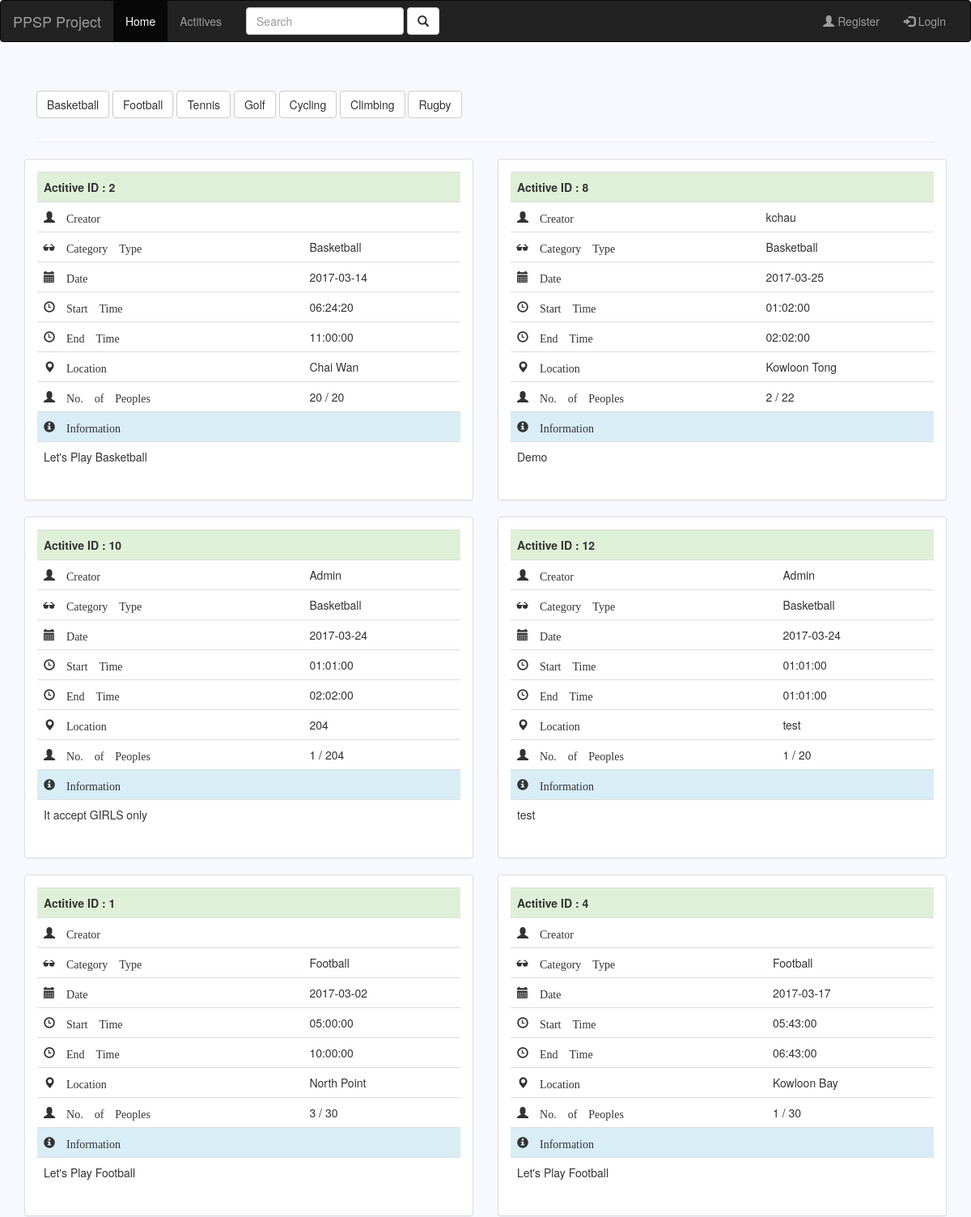
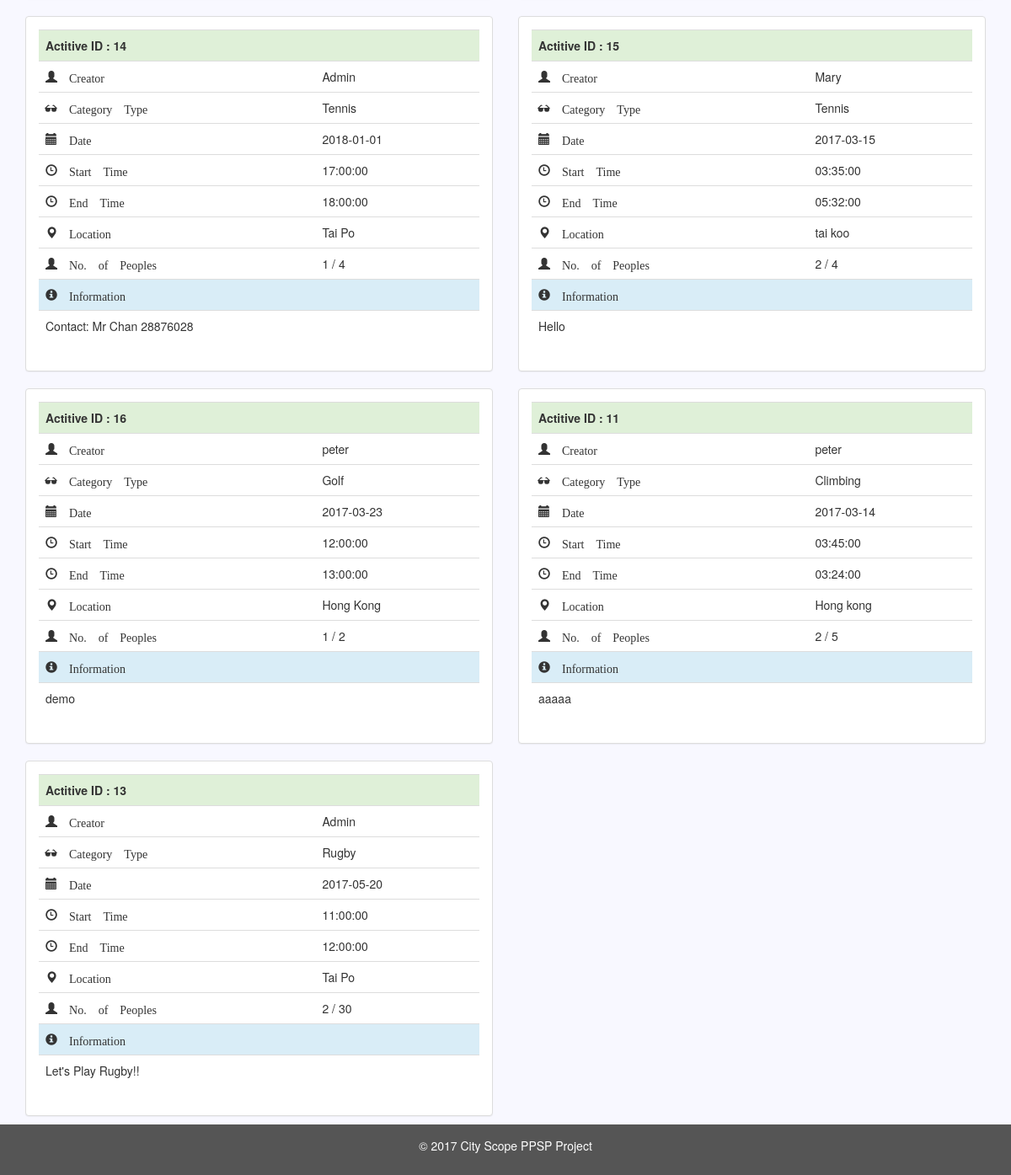
The app's page /index.php/actitives with its own data (2 pictures, top to bottom).
### tables this page shows
CREATE TABLE `actitive` (
  `ACT_ID` int(11) NOT NULL,
  `CATE_CD` varchar(2) NOT NULL,
  `ACT_DATE` date NOT NULL,
  `START_TIME` time NOT NULL,
  `END_TIME` time NOT NULL,
  `LOCATION` varchar(255) NOT NULL,
  `NO_PPL` decimal(3,0) NOT NULL,
  `MAX_NO_PPL` decimal(3,0) NOT NULL,
  `INFO` varchar(255) NOT NULL,
  `CREATE_USR_ID` int(11) NOT NULL
);

CREATE TABLE `lkp_category` (
  `CATE_CD` varchar(2) NOT NULL,
  `CATE_NAME` varchar(255) NOT NULL
);

CREATE TABLE `users` (
  `id` int(11) UNSIGNED NOT NULL,
  `username` varchar(255) NOT NULL DEFAULT '',
  `email` varchar(255) NOT NULL DEFAULT '',
  `password` varchar(255) NOT NULL DEFAULT '',
  `avatar` varchar(255) DEFAULT 'default.jpg',
  `created_at` datetime NOT NULL,
  `updated_at` datetime DEFAULT NULL,
  `is_admin` tinyint(1) UNSIGNED NOT NULL DEFAULT '0',
  `is_confirmed` tinyint(1) UNSIGNED NOT NULL DEFAULT '0',
  `is_deleted` tinyint(1) UNSIGNED NOT NULL DEFAULT '0'
);

### application/controllers/Actitives.php (called while the page is built, shortened)
<?php
class Actitives extends CI_Controller{
	public function __construct() {
		$this->load->library('session');
		$this->load->library(array('session'));
		$this->load->helper(array('url'));
		$this->load->model('actitives_model');
	}
    public function index() {
    	$data["Result"]			=  $this->selectCate();
    	$data["CateResult"]		=  $this->category_bar();
    	$data["EventIdResult"]	=  $this->MaxEventId();
		$this->load->view('header');
		$this->load->view('Actitives/actitives', $data);
		$this->load->view('footer');
	}
	public function category_bar() {
		$info = $this->actitives_model->category_bar();
		return $info;
	}
	public function selectCate() {
		$info = $this->actitives_model->select_post();
		return $info;
	}
	public function MaxEventId() {
		$info = $this->actitives_model->CulEventId();
		return $info;
	}
}
?>

### index.php (called while the page is built, shortened)
<?php
require_once BASEPATH.'core/CodeIgniter.php';

### application/models/Actitives_model.php (called while the page is built, shortened)
<?php
class Actitives_model extends CI_Model {
	public function category_bar() {
		$this->db->distinct();
		$this->db->select('CATE_CD, CATE_NAME');
		$this->db->from('lkp_category');
		return $this->db->get()->result();
	}
	public function select_post() {
		$this->db->select('ACT_ID, CATE_NAME, ACT_DATE, START_TIME, END_TIME, INFO, username, NO_PPL, MAX_NO_PPL, LOCATION, CREATE_USR_ID');
		$this->db->from('actitive');
		$this->db->join('lkp_category', 'actitive.CATE_CD = lkp_category.CATE_CD', 'left outer');
		$this->db->join('users', 'actitive.CREATE_USR_ID = users.id', 'left outer');
		return $this->db->get()->result();
	}
	public function CulEventId() {
		$this->db->select_max('ACT_ID');
		$this->db->from('actitive');
		return $this->db->get()->result();
	}
}
?>

### application/views/Actitives/actitives.php (the view, shortened to what this page needs)
<!DOCTYPE html>
<div class="col-md-12">
    <div class="page-header">
        <div class="nav nav-pills" role="tablist">
        <form action="<?php $_PHP_SELF ?>" method="get" name="fm_category" id="fm_category">
            <?php foreach($CateResult as $item) { ?>
    		        <button type="submit" class="btn btn-default" value="<?php echo $item->CATE_CD; ?>" name="category_cd" id="category_cd"> <?php echo $item->CATE_NAME; ?> </button>
    		<?php } ?>
        </form>
        </div>
        <br/>
	</div>
</div>
<div class="row">
<?php foreach($Result as $item)
{ ?>
        <div class="col-sm-6">
          <div class="panel panel-default text-left" >
            <div class="panel-body">
                <table class="table table-hover">
                      <tr><th colspan="4" class="success">Actitive ID : <?php echo $item->ACT_ID; ?></th></tr>
                    <tr>
                        <td><span class="glyphicon glyphicon-user" aria-hidden="true"> Creator</td>
                        <td><?php echo $item->username; ?></td>
                    </tr>
                    <tr>
                        <td><span class="glyphicon glyphicon-sunglasses" aria-hidden="true"> Category Type</td>
                        <td ><?php echo $item->CATE_NAME; ?></td>
                    </tr>
                    <tr>
                        <td><span class="glyphicon glyphicon-calendar" aria-hidden="true"> Date</td>
                        <td><?php echo $item->ACT_DATE; ?></td>
                    </tr>
                    <tr>
                        <td><span class="glyphicon glyphicon-time" aria-hidden="true"> Start Time</td>
                        <td ><?php echo $item->START_TIME; ?></td>
                    </tr>
                    <tr>
                        <td><span class="glyphicon glyphicon-time" aria-hidden="true"> End Time</td>
                        <td><?php echo $item->END_TIME; ?></td>
                    </tr>
                    <tr>
                        <td><span class="glyphicon glyphicon-map-marker" aria-hidden="true"> Location</td>
                        <td><?php echo $item->LOCATION; ?></td>
                    </tr>
                    <tr>
                        <td><span class="glyphicon glyphicon-user" aria-hidden="true"> No. of Peoples</td>
                        <td><?php echo $item->NO_PPL; ?> / <?php echo $item->MAX_NO_PPL; ?></td>
                    </tr>
                    <tr>
                        <th colspan="4" class="info"><span class="glyphicon glyphicon-info-sign" aria-hidden="true"> Information </th>
                    </tr>
                    <tr>
                        <td colspan="4" rowspan="5"><?php echo $item->INFO; ?></td>
                    </tr>
                </table>
            </div>
          </div>
        </div>
<br>
<?php }  ?>
</div>

### application/views/header.php (shortened to what this page needs)
<!DOCTYPE html>
<html lang="en">
<head>
	<link rel="stylesheet" href="https://maxcdn.bootstrapcdn.com/bootstrap/3.3.7/css/bootstrap.min.css">
</head>
<body style="background-color:#F8F8FF;">
	<header id="site-header">
		<nav class="navbar navbar-inverse" role="navigation">
			<div class="container-fluid">
				<div class="navbar-header">
					<a class="navbar-brand" href="<?= base_url() ?>">PPSP Project</a>
				</div>
				<div class="collapse navbar-collapse" id="bs-example-navbar-collapse-1">
      				<ul class="nav navbar-nav">
	        			<li class="active"><a href="<?= base_url()?>">Home</a></li>
	        			<li><a href="<?= base_url('Actitives') ?>">Actitives</a></li>
      				</ul>
	      			<form class="navbar-form navbar-left" method="POST" action="<?php echo base_url("Actitives/Search")?>">
	      				<div class="form-group">
	        				<input type="text" class="form-control" name="keyword" placeholder="Search">
	      				</div>
	      				<button type="submit" class="btn btn-default"><i class="glyphicon glyphicon-search"></i></button>
	    			</form>
					<ul class="nav navbar-nav navbar-right" div class="dropdown">
					<?php if (isset($_SESSION['username']) && $_SESSION['logged_in'] === true) : ?>
						<li class="dropdown">
	                    <a href="#" class="dropdown-toggle" data-toggle="dropdown" aria-expanded="ture"><span class="glyphicon glyphicon-user"></span> <?= $_SESSION['username']?> <b class="caret"></b></a>
	                    <ul class="dropdown-menu">
	                        <li>
	                            <a href="profile"><span class="glyphicon glyphicon-user" aria-hidden="true"> Profile</span></a>
	                        </li>
	                        <li class="divider"></li>
	                        <li>
	                            <a href="<?= base_url('logout') ?>"><span class="glyphicon glyphicon-log-in"></span> Log Out </a>
	                        </li>
                    	</ul>
                	</li>
						<?php else : ?>
							<li><a href="<?= base_url('register') ?>"><span class="glyphicon glyphicon-user"></span> Register</a></li>
							<li><a href="<?= base_url('login') ?>"><span class="glyphicon glyphicon-log-in"></span> Login</a></li>
						<?php endif; ?>
					</ul>
				</div>
			</div>
		</nav>
	</header>
	<main id="site-content" role="main" style="margin-bottom:50px;">
		<div class="container">

### application/views/footer.php (shortened to what this page needs)
	</main>
	<footer class="footer" style='position:fixed; bottom:0px;'>
  		<p>© 2017 City Scope PPSP Project</p>
	</footer>
</body>
</html>

### application/views/header.php (style rules this page uses)
footer { background-color: #555; color: white; padding:15px; position: relative; right: 0; bottom: 0; left: 0; text-align: center; }

### records on screen
actitive: ACT_ID "2", lkp_category.CATE_NAME "Basketball", ACT_DATE "2017-03-14", START_TIME "06:24:20", END_TIME "11:00:00", LOCATION "Chai Wan", NO_PPL "20", MAX_NO_PPL "20", INFO "Let's Play Basketball"
actitive: ACT_ID "8", users.username "kchau", lkp_category.CATE_NAME "Basketball", ACT_DATE "2017-03-25", START_TIME "01:02:00", END_TIME "02:02:00", LOCATION "Kowloon Tong", NO_PPL "2", MAX_NO_PPL "22", INFO "Demo"
actitive: ACT_ID "10", users.username "Admin", lkp_category.CATE_NAME "Basketball", ACT_DATE "2017-03-24", START_TIME "01:01:00", END_TIME "02:02:00", LOCATION "204", NO_PPL "1", MAX_NO_PPL "204", INFO "It accept GIRLS only"
actitive: ACT_ID "12", users.username "Admin", lkp_category.CATE_NAME "Basketball", ACT_DATE "2017-03-24", START_TIME "01:01:00", END_TIME "01:01:00", LOCATION "test", NO_PPL "1", MAX_NO_PPL "20", INFO "test"
actitive: ACT_ID "1", lkp_category.CATE_NAME "Football", ACT_DATE "2017-03-02", START_TIME "05:00:00", END_TIME "10:00:00", LOCATION "North Point", NO_PPL "3", MAX_NO_PPL "30", INFO "Let's Play Football"
actitive: ACT_ID "4", lkp_category.CATE_NAME "Football", ACT_DATE "2017-03-17", START_TIME "05:43:00", END_TIME "06:43:00", LOCATION "Kowloon Bay", NO_PPL "1", MAX_NO_PPL "30", INFO "Let's Play Football"
actitive: ACT_ID "14", users.username "Admin", lkp_category.CATE_NAME "Tennis", ACT_DATE "2018-01-01", START_TIME "17:00:00", END_TIME "18:00:00", LOCATION "Tai Po", NO_PPL "1", MAX_NO_PPL "4", INFO "Contact: Mr Chan 28876028"
actitive: ACT_ID "15", users.username "Mary", lkp_category.CATE_NAME "Tennis", ACT_DATE "2017-03-15", START_TIME "03:35:00", END_TIME "05:32:00", LOCATION "tai koo", NO_PPL "2", MAX_NO_PPL "4", INFO "Hello"
actitive: ACT_ID "16", users.username "peter", lkp_category.CATE_NAME "Golf", ACT_DATE "2017-03-23", START_TIME "12:00:00", END_TIME "13:00:00", LOCATION "Hong Kong", NO_PPL "1", MAX_NO_PPL "2", INFO "demo"
actitive: ACT_ID "11", users.username "peter", lkp_category.CATE_NAME "Climbing", ACT_DATE "2017-03-14", START_TIME "03:45:00", END_TIME "03:24:00", LOCATION "Hong kong", NO_PPL "2", MAX_NO_PPL "5", INFO "aaaaa"
actitive: ACT_ID "13", users.username "Admin", lkp_category.CATE_NAME "Rugby", ACT_DATE "2017-05-20", START_TIME "11:00:00", END_TIME "12:00:00", LOCATION "Tai Po", NO_PPL "2", MAX_NO_PPL "30", INFO "Let's Play Rugby!!"

### other values on screen
$item->CATE_NAME "Basketball"
$item->CATE_NAME "Football"
$item->CATE_NAME "Tennis"
$item->CATE_NAME "Golf"
$item->CATE_NAME "Cycling"
$item->CATE_NAME "Climbing"
$item->CATE_NAME "Rugby"
